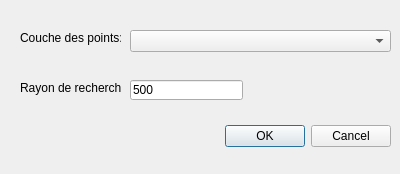
<?xml version="1.0" encoding="UTF-8"?>
<ui version="4.0">
 <class>Connect</class>
 <widget class="QDialog" name="Connect">
  <property name="geometry">
   <rect>
    <x>0</x>
    <y>0</y>
    <width>400</width>
    <height>174</height>
   </rect>
  </property>
  <property name="windowTitle">
   <string>Connecter points</string>
  </property>
  <widget class="QDialogButtonBox" name="buttonBox">
   <property name="geometry">
    <rect>
     <x>50</x>
     <y>120</y>
     <width>341</width>
     <height>32</height>
    </rect>
   </property>
   <property name="orientation">
    <enum>Qt::Horizontal</enum>
   </property>
   <property name="standardButtons">
    <set>QDialogButtonBox::Cancel|QDialogButtonBox::Ok</set>
   </property>
  </widget>
  <widget class="QComboBox" name="comboBox">
   <property name="geometry">
    <rect>
     <x>130</x>
     <y>30</y>
     <width>261</width>
     <height>22</height>
    </rect>
   </property>
  </widget>
  <widget class="QLineEdit" name="lineEdit">
   <property name="geometry">
    <rect>
     <x>130</x>
     <y>80</y>
     <width>113</width>
     <height>20</height>
    </rect>
   </property>
   <property name="text">
    <string>500</string>
   </property>
  </widget>
  <widget class="QLabel" name="label">
   <property name="geometry">
    <rect>
     <x>20</x>
     <y>30</y>
     <width>101</width>
     <height>16</height>
    </rect>
   </property>
   <property name="text">
    <string>Couche des points:</string>
   </property>
  </widget>
  <widget class="QLabel" name="label_2">
   <property name="geometry">
    <rect>
     <x>20</x>
     <y>80</y>
     <width>101</width>
     <height>16</height>
    </rect>
   </property>
   <property name="text">
    <string>Rayon de recherche:</string>
   </property>
  </widget>
 </widget>
 <resources/>
 <connections>
  <connection>
   <sender>buttonBox</sender>
   <signal>accepted()</signal>
   <receiver>Connect</receiver>
   <slot>accept()</slot>
   <hints>
    <hint type="sourcelabel">
     <x>248</x>
     <y>254</y>
    </hint>
    <hint type="destinationlabel">
     <x>157</x>
     <y>274</y>
    </hint>
   </hints>
  </connection>
  <connection>
   <sender>buttonBox</sender>
   <signal>rejected()</signal>
   <receiver>Connect</receiver>
   <slot>reject()</slot>
   <hints>
    <hint type="sourcelabel">
     <x>316</x>
     <y>260</y>
    </hint>
    <hint type="destinationlabel">
     <x>286</x>
     <y>274</y>
    </hint>
   </hints>
  </connection>
 </connections>
</ui>
